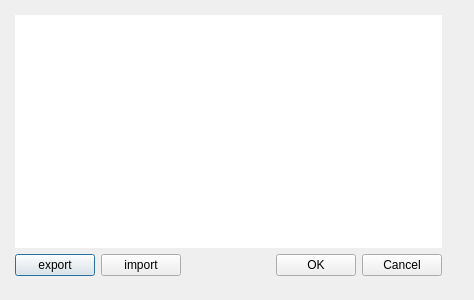
<?xml version="1.0" encoding="UTF-8"?>
<ui version="4.0">
 <class>ImageEditor</class>
 <widget class="QDialog" name="ImageEditor">
  <property name="geometry">
   <rect>
    <x>0</x>
    <y>0</y>
    <width>474</width>
    <height>300</height>
   </rect>
  </property>
  <property name="windowTitle">
   <string>Dialog</string>
  </property>
  <widget class="QWidget" name="layoutWidget">
   <property name="geometry">
    <rect>
     <x>10</x>
     <y>10</y>
     <width>437</width>
     <height>271</height>
    </rect>
   </property>
   <layout class="QVBoxLayout" name="rootLayout">
    <property name="leftMargin">
     <number>5</number>
    </property>
    <property name="topMargin">
     <number>5</number>
    </property>
    <property name="rightMargin">
     <number>5</number>
    </property>
    <property name="bottomMargin">
     <number>5</number>
    </property>
    <item>
     <widget class="QGraphicsView" name="graphicsView">
      <property name="styleSheet">
       <string notr="true">border:none;</string>
      </property>
      <property name="backgroundBrush">
       <brush brushstyle="NoBrush">
        <color alpha="0">
         <red>0</red>
         <green>0</green>
         <blue>0</blue>
        </color>
       </brush>
      </property>
     </widget>
    </item>
    <item>
     <layout class="QHBoxLayout" name="horizontalLayout">
      <item>
       <widget class="QPushButton" name="exportButton">
        <property name="text">
         <string>export</string>
        </property>
        <property name="icon">
         <iconset resource="../resources/resources.qrc">
          <normaloff>:/images/images/export16.png</normaloff>:/images/images/export16.png</iconset>
        </property>
       </widget>
      </item>
      <item>
       <widget class="QPushButton" name="replaceButton">
        <property name="text">
         <string>import</string>
        </property>
        <property name="icon">
         <iconset resource="../resources/resources.qrc">
          <normaloff>:/images/images/import16.png</normaloff>:/images/images/import16.png</iconset>
        </property>
       </widget>
      </item>
      <item>
       <spacer name="horizontalSpacer">
        <property name="orientation">
         <enum>Qt::Horizontal</enum>
        </property>
        <property name="sizeHint" stdset="0">
         <size>
          <width>40</width>
          <height>20</height>
         </size>
        </property>
       </spacer>
      </item>
      <item>
       <widget class="QPushButton" name="okButton">
        <property name="text">
         <string>OK</string>
        </property>
        <property name="icon">
         <iconset resource="../resources/resources.qrc">
          <normaloff>:/images/images/ok16.png</normaloff>:/images/images/ok16.png</iconset>
        </property>
       </widget>
      </item>
      <item>
       <widget class="QPushButton" name="cancelButton">
        <property name="text">
         <string>Cancel</string>
        </property>
        <property name="icon">
         <iconset resource="../resources/resources.qrc">
          <normaloff>:/images/images/cancel16.png</normaloff>:/images/images/cancel16.png</iconset>
        </property>
       </widget>
      </item>
     </layout>
    </item>
   </layout>
  </widget>
 </widget>
 <resources>
  <include location="../resources/resources.qrc"/>
 </resources>
 <connections/>
</ui>
